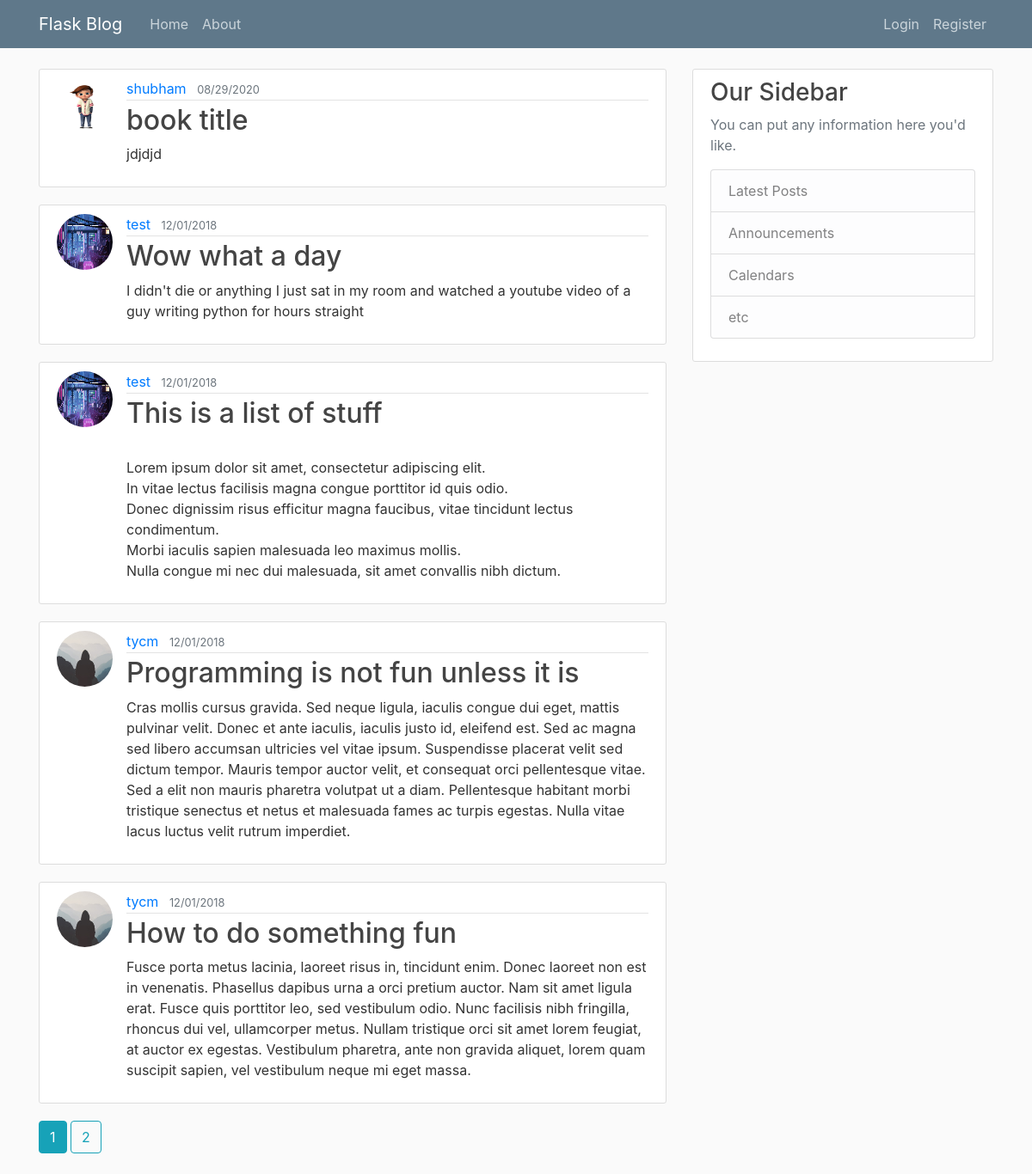
The page /home on the database its author committed.
### flaskblog/models.py (models this page shows, shortened)
class Post(db.Model):
    id = db.Column(db.Integer, primary_key=True)
    title = db.Column(db.String(100), nullable=False)
    date_posted = db.Column(db.DateTime, nullable=False, default=datetime.utcnow)
    content = db.Column(db.Text, nullable=False)
    user_id = db.Column(db.Integer, db.ForeignKey('user.id'), nullable=False)

class User(db.Model, UserMixin):
    id = db.Column(db.Integer, primary_key=True)
    username = db.Column(db.String(20), unique=True, nullable=False)
    email = db.Column(db.String(120), unique=True, nullable=False)
    image_file = db.Column(db.String(120), nullable=False, default='default.jpg')
    password = db.Column(db.String(60), nullable=False)
    posts = db.relationship('Post', backref='author', lazy=True)

### flaskblog/routes.py (the view)
@app.route("/")
@app.route("/home")
def home():
    page = request.args.get('page', 1, type=int)
    posts = Post.query.order_by(Post.date_posted.desc()).paginate(page=page, per_page=5)
    return render_template('home.html', posts=posts)

### flaskblog/templates/home.html
{% extends "layout.html" %}
{% block content%}
{% for post in posts.items %}
    <article class="media content-section">
        <img class="rounded-circle article-img" src="{{ url_for('static', filename='profile_pics/' + post.author.image_file) }}">
        <div class="media-body">
            <div class="article-metadata">
                <a class="mr-2" href="{{url_for('user_posts', username=post.author.username) }}">{{ post.author.username }}</a>
                <small class="text-muted">{{ post.date_posted.strftime('%m/%d/%Y') }}</small>
            </div>
            <h2><a class="article-title" href="{{url_for('post', post_id=post.id) }}">{{ post.title }}</a></h2>
            <p class="article-content">{{ post.content }}</p>
        </div>
    </article>
{% endfor %}
{% for page_num in posts.iter_pages(left_edge=1, right_edge=1, left_current=2, right_current=3) %}
    {% if page_num %}
        {% if posts.page == page_num %}
            <a class="btn btn-info mb-4" href="{{ url_for('home', page=page_num) }}">{{ page_num }}</a>
        {% else %}
            <a class="btn btn-outline-info mb-4" href="{{ url_for('home', page=page_num) }}">{{ page_num }}</a>
        {% endif %}
    {% else %}
        ...
    {% endif %}
{% endfor %}
{% endblock content %}

### flaskblog/static/main.css (style rules this page uses)
body { background: #fafafa; color: #333333; margin-top: 5rem; }
h1, h2, h3, h4, h5, h6 { color: #444444; }
.content-section { background: #ffffff; padding: 10px 20px; border: 1px solid #dddddd; border-radius: 3px; margin-bottom: 20px; }
.article-title { color: #444444; }
.article-content { white-space: pre-line; }
.article-img { height: 65px; width: 65px; margin-right: 16px; }
.article-metadata { padding-bottom: 1px; margin-bottom: 4px; border-bottom: 1px solid #e3e3e3 }

### rows shown on the page
Post: image_file (picture), author.username "shubham", date_posted "08/29/2020", title "book title", content "jdjdjd"
Post: image_file (picture), author.username "test", date_posted "12/01/2018", title "Wow what a day", content "I didn't die or anything I just sat in my room and watched a youtube video of a guy writing python for hours straight"
Post: image_file (picture), author.username "test", date_posted "12/01/2018", title "This is a list of stuff", content "Lorem ipsum dolor sit amet, consectetur adipiscing elit. In vitae lectus facilisis magna congue porttitor id quis odio. Donec dignissim risus efficitur magna faucibus, vitae tincidunt lectus condimentum. Morbi iaculis sapien malesuada leo maximus mollis. Nulla congue mi nec dui malesuada, sit amet convallis nibh dictum."
Post: image_file (placeholder picture), author.username "tycm", date_posted "12/01/2018", title "Programming is not fun unless it is", content "Cras mollis cursus gravida. Sed neque ligula, iaculis congue dui eget, mattis pulvinar velit. Donec et ante iaculis, iaculis justo id, eleifend est. Sed ac magna sed libero accumsan ultricies vel vitae ipsum. Suspendisse placerat velit sed dictum tempor. Mauris tempor auctor velit, et consequat orci pellentesque vitae. Sed a elit non mauris pharetra volutpat ut a diam. Pellentesque habitant morbi tristique senectus et netus et malesuada fames ac turpis egestas. Nulla vitae lacus luctus velit rutrum imperdiet."
Post: image_file (placeholder picture), author.username "tycm", date_posted "12/01/2018", title "How to do something fun", content "Fusce porta metus lacinia, laoreet risus in, tincidunt enim. Donec laoreet non est in venenatis. Phasellus dapibus urna a orci pretium auctor. Nam sit amet ligula erat. Fusce quis porttitor leo, sed vestibulum odio. Nunc facilisis nibh fringilla, rhoncus dui vel, ullamcorper metus. Nullam tristique orci sit amet lorem feugiat, at auctor ex egestas. Vestibulum pharetra, ante non gravida aliquet, lorem quam suscipit sapien, vel vestibulum neque mi eget massa."

### other values the page prints
{{ page_num }} "1"
{{ page_num }} "2"
